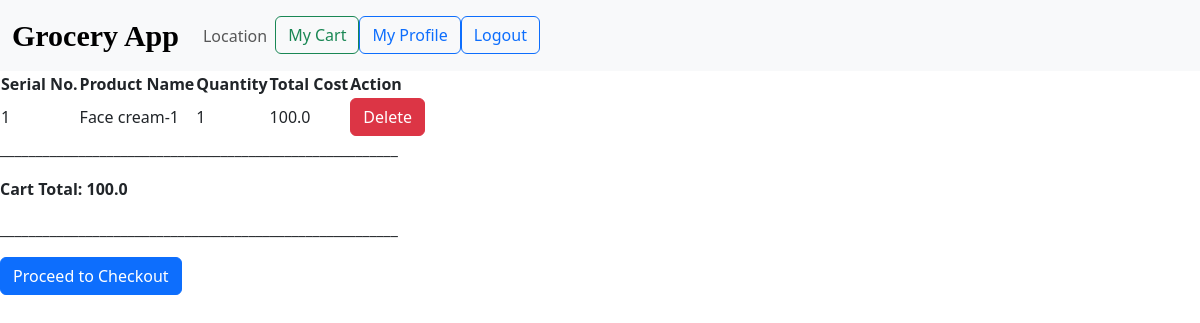
Screenshot of /cart (signed in) with the database file from the repository.
### app.py (models this page shows)
class CartItem(db.Model):
    id = db.Column(db.Integer, primary_key=True)
    cart_id = db.Column(db.Integer, db.ForeignKey('cart.id'))
    user_id = db.Column(db.Integer, db.ForeignKey('user.id'))
    product_id = db.Column(db.Integer, db.ForeignKey('product.id'))
    rate_per_unit = db.Column(db.Float, nullable=False)
    quantity = db.Column(db.Integer)

### app.py (the view)
@app.route('/cart')
@login_required
def cart():
    user_id = current_user.get_id()
    cart = Cart.query.filter_by(user_id=user_id).first()
    if cart is None:
        cart_items=[]
        cart_items_count=0
        total_cost=0
    else:
        cart_items = CartItem.query.filter_by(cart_id=cart.id).all()
        cart_items_count = len(cart_items)
        total_cost = sum(item.quantity * item.rate_per_unit for item in cart_items)
    for cart_item in cart_items:
        product = Product.query.get(cart_item.product_id)
        cart_item.product_name = product.product_name
    return render_template('cart.html', cart_items=cart_items, cart_items_count=cart_items_count, total_cost=total_cost)

### app.py (called while the page is built)
@login_manager.user_loader
def load_user(user_id):
    return User.query.get(int(user_id))

### templates/cart.html (shortened to what this page needs)
<!doctype html>
<html lang="en">
<head>
    <link rel="stylesheet" href="/static/style.css">
    <link href="https://cdn.jsdelivr.net/npm/bootstrap@5.3.0-alpha3/dist/css/bootstrap.min.css" rel="stylesheet"
>
</head>
<body>
    <nav class="navbar navbar-expand-lg bg-body-tertiary">
        <div class="container-fluid">
            <a class="navbar-brand" href="/">Grocery App</a>
            <div class="collapse navbar-collapse" id="navbarSupportedContent">
                <ul class="navbar-nav me-auto mb-2 mb-lg-0">
                    <li class="nav-item">
                        <a class="nav-link" href="#">Location</a>
                    </li>
                    <li class="nav-item">
                    <li class="nav-item">
                        <a class="btn btn-outline-success" href="{{ url_for('cart') }}">
                            My Cart
                        </a>
                    </li>
                    {% if current_user.is_authenticated %}
                    <li class="nav-item">
                        <a class="btn btn-outline-primary" href="/user_profile">My Profile</a>
                    </li>
                    </li>
                    <li class="nav-item">
                        <a class="btn btn-outline-primary" href="/logout">Logout</a>
                    </li>
                    {% else %}
                    <li class="nav-item">
                        <a class="btn btn-outline-primary" href="/login">Login</a>
                        {% endif %}
                </ul>
            </div>
        </div>
    </nav>
    <div>
        {% if cart_items_count > 0 %}
        <table>
            <thead>
                <tr>
                    <th>Serial No.</th>
                    <th>Product Name</th>
                    <th>Quantity</th>
                    <th>Total Cost</th>
                    <th>Action</th>
                </tr>
            </thead>
            <tbody>
                {% for item in cart_items %}
                <tr>
                    <td>{{loop.index}}</td>
                    <td>{{item.product_name}}</td>
                    <td>{{item.quantity}}</td>
                    <td>{{item.quantity * item.rate_per_unit}}</td>
                    <td>
                        <form action="{{url_for('delete_cart_item', item_id=item.id)}}" method="POST">
                            <button type="submit" class="btn btn-danger">Delete</button>
                        </form>
                    </td>
                </tr>
                {% endfor %}
            </tbody>
        </table>
    </div>
    <div class="cart-total">
        <p>________________________________________________________</p>
        <p class="text-justify fw-bold">Cart Total: {{total_cost}} </p>
        <p>________________________________________________________</p>
    </div>
    <div class="">
        <a href="{{url_for('checkout')}}" class="btn btn-primary">Proceed to Checkout</a>
        {% endif %}
    </div>
</body>
</html>

### static/style.css (style rules this page uses)
.navbar .navbar-brand { color: black; font-weight: bold; font-size: 30px; font-family: 'Brush Script MT',cursive; }

### rows the page displays
CartItem: product_name "Face cream-1", quantity "1", item.quantity*item.rate_per_unit "100.0"

### other values shown
{{ total_cost }} "100.0"
